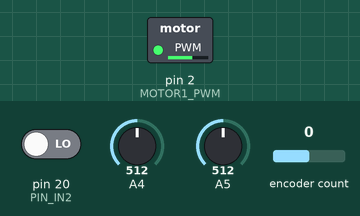
Simulated run of this sketch. Board: Arduino Mega 2560, built with avr-gcc and run on an emulated ATmega2560. Parts: switched loads named in the sketch (green lamp = pin HIGH). Inputs (shaded band) come from the test bench; at power-on: encoder count 0, pin 20 (PIN_IN2) LOW, A4 = 512, A5 = 512. What the sketch prints to the serial monitor is not drawn.

Above: at 1.2 s.
1.3 s: encoder count set to 1
Timing chart, 0 to 4.3 s (numbered marks = the images above; inputs shaded):
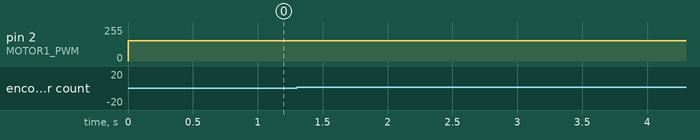

Measured:
- after the input at 1.3 s, every drawn part: stays the same

The sketch:

InterruptRotator.ino
```cpp
// (licence header left out)
// This example checks the state of the rotary encoder using interrupts and in the loop() function.
// The current position and direction is printed on output when changed.

// Hardware setup:
// Attach a rotary encoder with output pins to
// * 2 and 3 on Arduino UNO. (supported by attachInterrupt)
// * A2 and A3 can be used when directly using the ISR interrupts, see comments below.
// * D5 and D6 on ESP8266 board (e.g. NodeMCU).
// Swap the pins when direction is detected wrong.
// The common contact should be attached to ground.
//
// Hints for using attachinterrupt see https://www.arduino.cc/reference/en/language/functions/external-interrupts/attachinterrupt/

#include <Arduino.h>
#include <RotaryEncoder.h>

// Example for Arduino UNO with input signals on pin 2 and 3
#define PIN_IN1 21
#define PIN_IN2 20


// Constants for motor control
#define FORWARD 1
#define REVERSE 0

// Motor driver pins (example configuration)
#define MOTOR1_PWM 2  // PWM pin for motor 1
#define MOTOR1_DIR 24  // Direction pin for motor 1


// A pointer to the dynamic created rotary encoder instance.
// This will be done in setup()
RotaryEncoder *encoder = nullptr;

// This interrupt routine will be called on any change of one of the input signals
void checkPosition()
{
  encoder->tick(); // just call tick() to check the state.
}


void setup()
{
  Serial.begin(115200);
  while (!Serial)
    ;
  Serial.println("InterruptRotator example for the RotaryEncoder library.");

  // setup the rotary encoder functionality

  // use FOUR3 mode when PIN_IN1, PIN_IN2 signals are always HIGH in latch position.
  // encoder = new RotaryEncoder(PIN_IN1, PIN_IN2, RotaryEncoder::LatchMode::FOUR3);

  // use FOUR0 mode when PIN_IN1, PIN_IN2 signals are always LOW in latch position.
  // encoder = new RotaryEncoder(PIN_IN1, PIN_IN2, RotaryEncoder::LatchMode::FOUR0);

  // use TWO03 mode when PIN_IN1, PIN_IN2 signals are both LOW or HIGH in latch position.
  encoder = new RotaryEncoder(PIN_IN1, PIN_IN2, RotaryEncoder::LatchMode::TWO03);

  // register interrupt routine
  attachInterrupt(digitalPinToInterrupt(PIN_IN1), checkPosition, CHANGE);
  attachInterrupt(digitalPinToInterrupt(PIN_IN2), checkPosition, CHANGE);
} // setup()


// Function to control motor speed and direction
void motor_control(int motor_ID, int direction, float speed, float acc) {
    int pwmValue = constrain(speed * 255 / 100, 0, 255);  // Convert speed (0-100%) to PWM

    if (motor_ID == 1) {
        digitalWrite(MOTOR1_DIR, direction == FORWARD ? HIGH : LOW); // Set direction
        analogWrite(MOTOR1_PWM, pwmValue); // Set speed
        delay(acc * 100);  // Simulate acceleration
    }
}


// Read the current position of the encoder and print out when changed.
void loop()
{
  motor_control(1, FORWARD, 60, 1.0);

  static int pos = 0;

  encoder->tick(); // just call tick() to check the state.

  int newPos = encoder->getPosition();
  if (pos != newPos) {
    Serial.print("pos:");
    Serial.print(newPos);
    Serial.print(" dir:");
    Serial.println((int)(encoder->getDirection()));
    pos = newPos;
  } // if
  Serial.print("8:");
    Serial.print(analogRead(PIN_IN1));
    Serial.print(" 9:");
    Serial.println(analogRead(PIN_IN2));


} // loop ()


// To use other pins with Arduino UNO you can also use the ISR directly.
// Here is some code for A2 and A3 using ATMega168 ff. specific registers.

// Setup flags to activate the ISR PCINT1.
// You may have to modify the next 2 lines if using other pins than A2 and A3
//   PCICR |= (1 << PCIE1);    // This enables Pin Change Interrupt 1 that covers the Analog input pins or Port C.
//   PCMSK1 |= (1 << PCINT10) | (1 << PCINT11);  // This enables the interrupt for pin 2 and 3 of Port C.

// The Interrupt Service Routine for Pin Change Interrupt 1
// This routine will only be called on any signal change on A2 and A3.
// ISR(PCINT1_vect) {
//   encoder->tick(); // just call tick() to check the state.
// }

// The End
```
